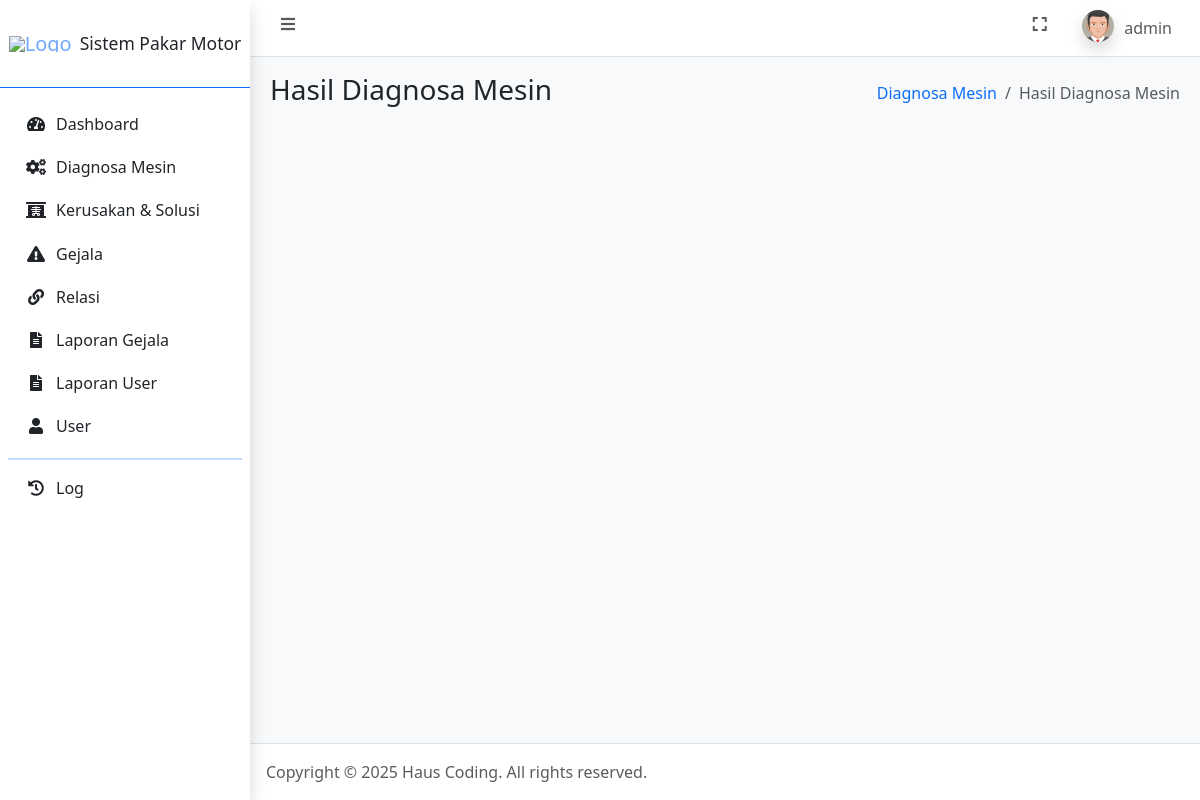
Page /hasil_diagnosa.php (signed in) on the earlier database version.
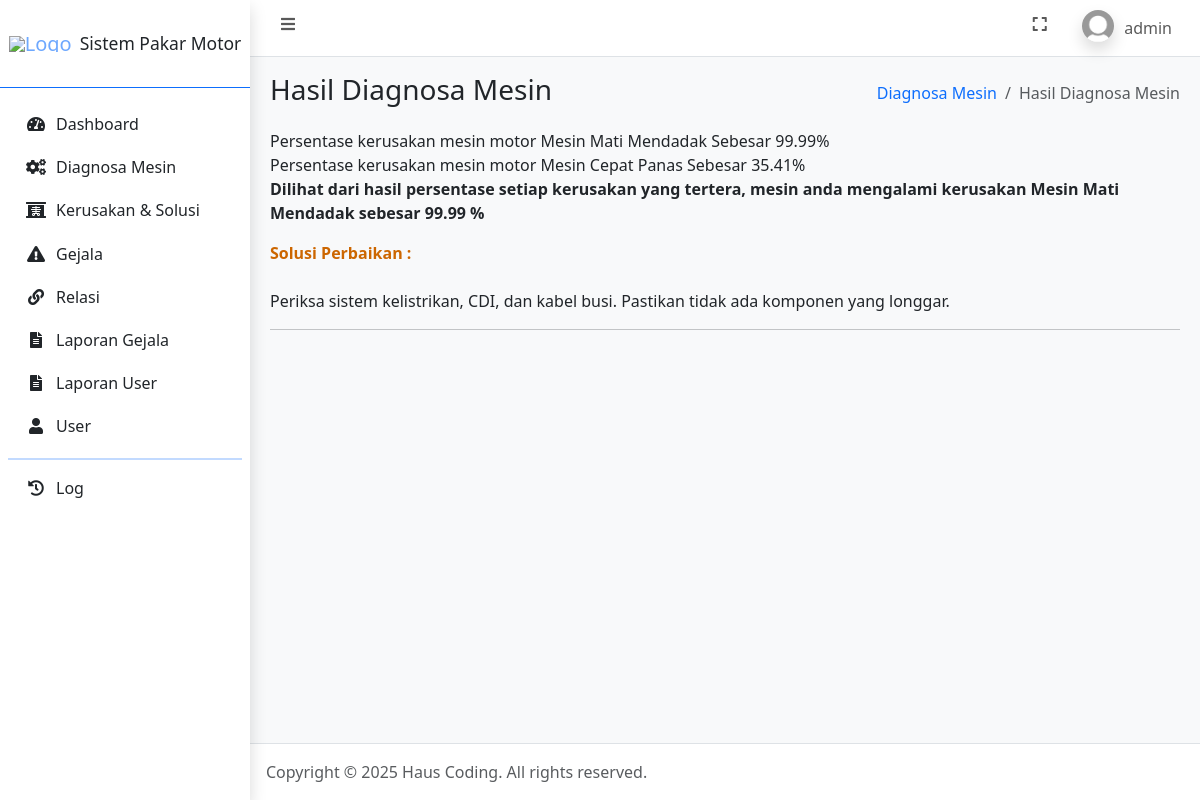
Same page on the later database version.
### tables this page shows
CREATE TABLE `user` (
  `id_user` int(11) NOT NULL,
  `username` varchar(100) NOT NULL,
  `password` varchar(255) NOT NULL,
  `jabatan` enum('admin','pelanggan') NOT NULL,
  `nama` varchar(100) NOT NULL,
  `jenis_kelamin` enum('laki-laki','perempuan') NOT NULL,
  `tanggal_lahir` date NOT NULL,
  `alamat` text NOT NULL,
  `foto` text NOT NULL,
  `dibuat_pada` timestamp NOT NULL DEFAULT current_timestamp()
);

CREATE TABLE `kerusakan_solusi` (
  `kd_kerusakan` char(4) NOT NULL,
  `nama_kerusakan` varchar(30) DEFAULT NULL,
  `definisi` text DEFAULT NULL,
  `solusi` text DEFAULT NULL
);

CREATE TABLE `tmp_kerusakan` (
  `noip` varchar(30) NOT NULL,
  `kd_kerusakan` char(4) NOT NULL,
  `nilai` double NOT NULL
);

### connection.php (called while the page is built, shortened)
<?php
	$host = 'localhost';
	$user = 'root';
	$pass = '';
	$database = 'sistem_pakar_motor';
	$conn = mysqli_connect($host, $user, $pass, $database);
    if (isset($_SESSION['id_user'])) {
    	$id_user = $_SESSION['id_user'];
		$dataUser = mysqli_fetch_assoc(mysqli_query($conn, "SELECT * FROM user WHERE id_user = $id_user"));
	}
?>

### hasil_diagnosa.php (the view, shortened to what the changed rows need)
<?php
    require_once 'connection.php';
?>
<!DOCTYPE html>
<html lang="en">
<head>
    <?php include_once 'include/head.php'; ?>
</head>
<body class="layout-fixed sidebar-expand-lg bg-body-tertiary">
    <div class="app-wrapper">
        <?php include_once 'include/navbar.php'; ?>
        <main class="app-main">
            <div class="app-content">
                <div class="container-fluid">
                    <div class="row">
                        <div class="col-12">
                            <?php
                                $query_sum_tmp = mysqli_query($conn, "SELECT * FROM tmp_kerusakan ORDER BY nilai DESC LIMIT 0, 6");
                                while ($row_sumtmp = mysqli_fetch_array($query_sum_tmp))
                                {
                                    $nilai = $row_sumtmp['nilai'];
                                    $nilai_persen = $nilai;
                                    $data_persen = $nilai_persen * 100;
                                    $persen = substr($data_persen, 0, 5);
                                    $kd_pen2 = $row_sumtmp['kd_kerusakan'];
                                    $query_penyasol = mysqli_query($conn, "SELECT * FROM kerusakan_solusi WHERE kd_kerusakan = '$kd_pen2'");
                                    while ($row_penyasol = mysqli_fetch_array($query_penyasol))
                                    {
                                        echo "Persentase kerusakan mesin motor " . $row_penyasol['nama_kerusakan'] . " Sebesar ". $persen . "%". "<br>";
                                    }
                                }
                                $query_kesimpulan_akhir = mysqli_query($conn, "SELECT * FROM tmp_kerusakan ORDER BY nilai DESC LIMIT 0, 1");
                                while ($row_sumtmp = mysqli_fetch_array($query_kesimpulan_akhir))
                                {
                                    $nilai = $row_sumtmp['nilai'];
                                    $nilai_persen = $nilai;
                                    $data_persen = $nilai_persen * 100;
                                    $persen = substr($data_persen, 0, 5);
                                    $kd_pen2 = $row_sumtmp['kd_kerusakan'];
                                    $query_penyasol = mysqli_query($conn,"SELECT * FROM kerusakan_solusi WHERE kd_kerusakan = '$kd_pen2'");
                                    while ($row_penyasol=mysqli_fetch_array($query_penyasol))
                                    {
                                        echo "<p>"."<strong>Dilihat dari hasil persentase setiap kerusakan yang tertera, mesin anda mengalami kerusakan ".$row_penyasol['nama_kerusakan']." sebesar ".$persen." % </p></strong>";
                                        echo "<p>"."<strong style=color:#C60>Solusi Perbaikan :</strong><br><br> ".$row_penyasol['solusi']."</p><hr>";
                                    }
                                }
                            ?>
                        </div>
                    </div>
                </div>
            </div>
        </main>
    </div>
</body>
</html>

### include/navbar.php (shortened to what the changed rows need)
<nav class="app-header navbar navbar-expand bg-body">
    <div class="container-fluid">
        <ul class="navbar-nav ms-auto">
            <li class="nav-item dropdown user-menu">
                <a href="#" class="nav-link dropdown-toggle" data-bs-toggle="dropdown" aria-expanded="false">
                    <img src="assets/img/profiles/<?= $dataUser['foto']; ?>" class="user-image rounded-circle shadow" alt="User Image">
                    <span class="d-none d-md-inline"><?= $dataUser['username']; ?></span>
                </a>
            </li>
        </ul>
    </div>
</nav>

Differences in the rows shown:
changed user "admin": foto: a different picture
added tmp_kerusakan: nilai "99.99"
now on this page (row unchanged): kerusakan_solusi: nama_kerusakan "Mesin Mati Mendadak", solusi "Periksa sistem kelistrikan, CDI, dan kabel busi. Pastikan tidak ada komponen yang longgar."
added tmp_kerusakan: nilai "35.41"
now on this page (row unchanged): kerusakan_solusi: nama_kerusakan "Mesin Cepat Panas"
